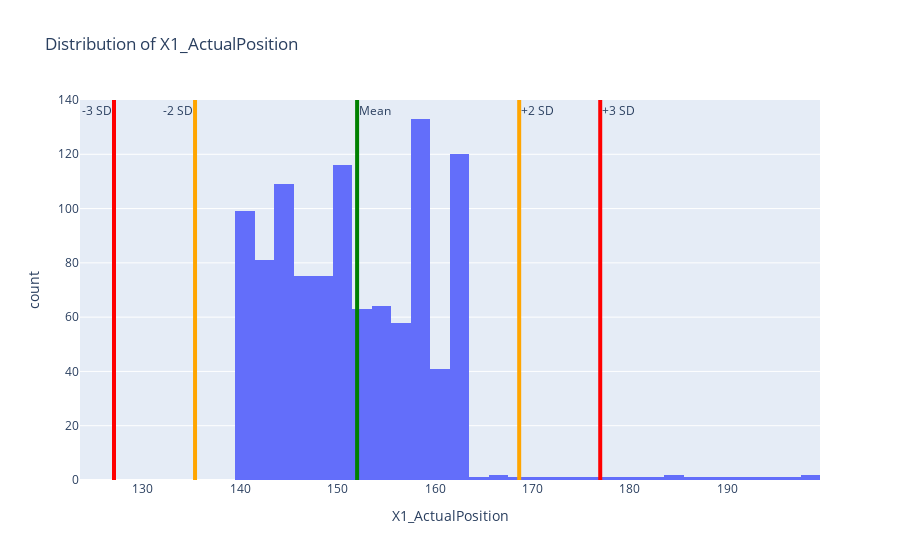

This figure's notebook cell:
### Code cell
# displaying the first column distribution with plotly

# for column in df.columns:
#     print(f"Processing column: {column}")
#     fig = px.histogram(df, x=column, nbins=50, title=f"Distribution of {column}")
#     fig.add_vline(x=df[column].mean(), line_width=4, line_color="green", annotation_text="Mean", annotation_position="top right")
#     fig.add_vline(x=df[column].mean() + 2*df[column].std(), line_width=4, line_color="orange", annotation_text="+2 SD", annotation_position="top right")
#     fig.write_image(column + "_distribution.png")
#     fig.show()

print("Generating distribution plot for first column")
fig = px.histogram(df, x=df.columns[0], nbins=50, title=f"Distribution of {df.columns[0]}")
column = df.columns[0]
fig.add_vline(x=df[column].mean(), line_width=4, line_color="green", annotation_text="Mean", annotation_position="top right")
fig.add_vline(x=df[column].mean() + 2*df[column].std(), line_width=4, line_color="orange", annotation_text="+2 SD", annotation_position="top right")
fig.add_vline(x=df[column].mean() - 2*df[column].std(), line_width=4, line_color="orange", annotation_text="-2 SD", annotation_position="top left")
fig.add_vline(x=df[column].mean() + 3*df[column].std(), line_width=4, line_color="red", annotation_text="+3 SD", annotation_position="top right")
fig.add_vline(x=df[column].mean() - 3*df[column].std(), line_width=4, line_color="red", annotation_text="-3 SD", annotation_position="top left")
fig.show()

### Figure 1 — Plotly figure (JSON) as saved in the notebook; plotly's stock layout.template omitted (floating-point values rounded to 4 significant figures; data arrays with more than 128 entries replaced by an {"elided": "..."} marker saying what was removed)
{"data": [{"bingroup": "x", "hovertemplate": "X1_ActualPosition=%{x}<br>count=%{y}<extra></extra>", "legendgroup": "", "marker": {"color": "#636efa", "pattern": {"shape": ""}}, "name": "", "nbinsx": 50, "orientation": "v", "showlegend": false, "type": "histogram", "x": {"elided": "1055 float values"}, "xaxis": "x", "yaxis": "y"}], "layout": {"annotations": [{"showarrow": false, "text": "Mean", "x": 152.0, "xanchor": "left", "xref": "x", "y": 1, "yanchor": "top", "yref": "y domain"}, {"showarrow": false, "text": "+2 SD", "x": 168.6, "xanchor": "left", "xref": "x", "y": 1, "yanchor": "top", "yref": "y domain"}, {"showarrow": false, "text": "-2 SD", "x": 135.4, "xanchor": "right", "xref": "x", "y": 1, "yanchor": "top", "yref": "y domain"}, {"showarrow": false, "text": "+3 SD", "x": 176.9, "xanchor": "left", "xref": "x", "y": 1, "yanchor": "top", "yref": "y domain"}, {"showarrow": false, "text": "-3 SD", "x": 127.1, "xanchor": "right", "xref": "x", "y": 1, "yanchor": "top", "yref": "y domain"}], "barmode": "relative", "legend": {"tracegroupgap": 0}, "shapes": [{"line": {"color": "green", "width": 4}, "type": "line", "x0": 152.0, "x1": 152.0, "xref": "x", "y0": 0, "y1": 1, "yref": "y domain"}, {"line": {"color": "orange", "width": 4}, "type": "line", "x0": 168.6, "x1": 168.6, "xref": "x", "y0": 0, "y1": 1, "yref": "y domain"}, {"line": {"color": "orange", "width": 4}, "type": "line", "x0": 135.4, "x1": 135.4, "xref": "x", "y0": 0, "y1": 1, "yref": "y domain"}, {"line": {"color": "red", "width": 4}, "type": "line", "x0": 176.9, "x1": 176.9, "xref": "x", "y0": 0, "y1": 1, "yref": "y domain"}, {"line": {"color": "red", "width": 4}, "type": "line", "x0": 127.1, "x1": 127.1, "xref": "x", "y0": 0, "y1": 1, "yref": "y domain"}], "title": {"text": "Distribution of X1_ActualPosition"}, "xaxis": {"anchor": "y", "domain": [0, 1], "title": {"text": "X1_ActualPosition"}}, "yaxis": {"anchor": "x", "domain": [0, 1], "title": {"text": "count"}}}}
